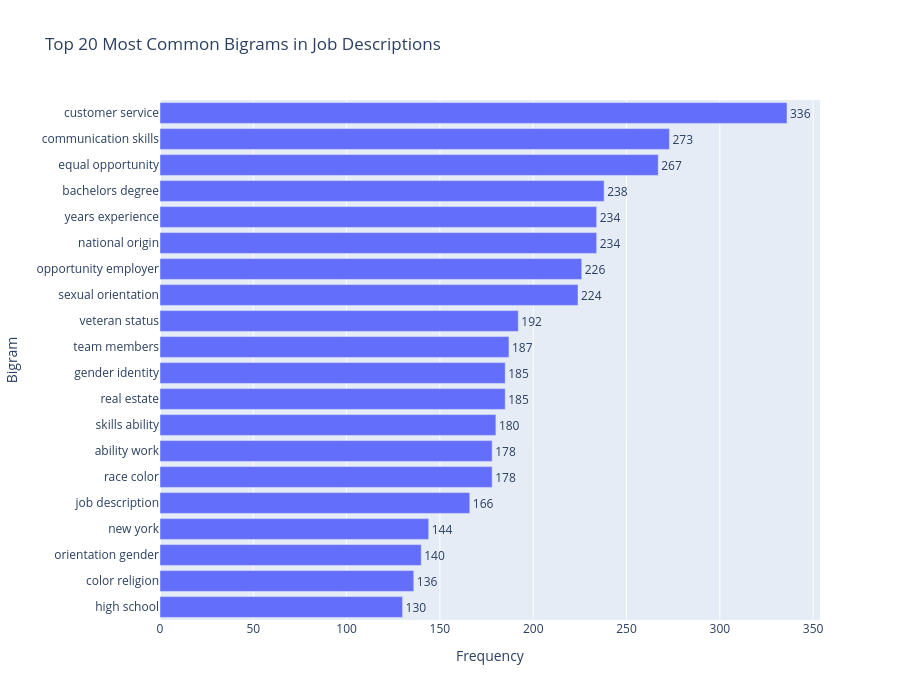

The code cell stored with this chart in its notebook:
### Markdown cell above
### Most Common Bigrams

### Code cell
text = job_df["job_description"].dropna().astype(str)

# bigram
vectorizer = CountVectorizer(
    stop_words="english",
    ngram_range=(2, 2),
    min_df=2
)

X = vectorizer.fit_transform(text)

bigram_counts = X.sum(axis=0).A1
bigrams = vectorizer.get_feature_names_out()

common_bigrams = (
    pd.DataFrame({
        "bigram": bigrams,
        "count": bigram_counts
    })
    .sort_values("count", ascending=False)
    .head(20)
)

fig = px.bar(
    common_bigrams.sort_values("count"),
    x="count",
    y="bigram",
    orientation="h",
    text="count",
    title="Top 20 Most Common Bigrams in Job Descriptions",
    labels={
        "count": "Frequency",
        "bigram": "Bigram"
    }
)

fig.update_traces(textposition="outside")

fig.update_layout(
    width=900,
    height=700,
    yaxis=dict(categoryorder="total ascending")
)

fig.show()

### Figure 1 — Plotly figure (JSON) as saved in the notebook; plotly's stock layout.template omitted (floating-point values rounded to 4 significant figures)
{"data": [{"hovertemplate": "Frequency=%{text}<br>Bigram=%{y}<extra></extra>", "legendgroup": "", "marker": {"color": "#636efa", "pattern": {"shape": ""}}, "name": "", "orientation": "h", "showlegend": false, "text": [130.0, 136.0, 140.0, 144.0, 166.0, 178.0, 178.0, 180.0, 185.0, 185.0, 187.0, 192.0, 224.0, 226.0, 234.0, 234.0, 238.0, 267.0, 273.0, 336.0], "textposition": "outside", "type": "bar", "x": [130, 136, 140, 144, 166, 178, 178, 180, 185, 185, 187, 192, 224, 226, 234, 234, 238, 267, 273, 336], "xaxis": "x", "y": ["high school", "color religion", "orientation gender", "new york", "job description", "race color", "ability work", "skills ability", "real estate", "gender identity", "team members", "veteran status", "sexual orientation", "opportunity employer", "national origin", "years experience", "bachelors degree", "equal opportunity", "communication skills", "customer service"], "yaxis": "y"}], "layout": {"barmode": "relative", "height": 700, "legend": {"tracegroupgap": 0}, "title": {"text": "Top 20 Most Common Bigrams in Job Descriptions"}, "width": 900, "xaxis": {"anchor": "y", "domain": [0, 1], "title": {"text": "Frequency"}}, "yaxis": {"anchor": "x", "categoryorder": "total ascending", "domain": [0, 1], "title": {"text": "Bigram"}}}}
